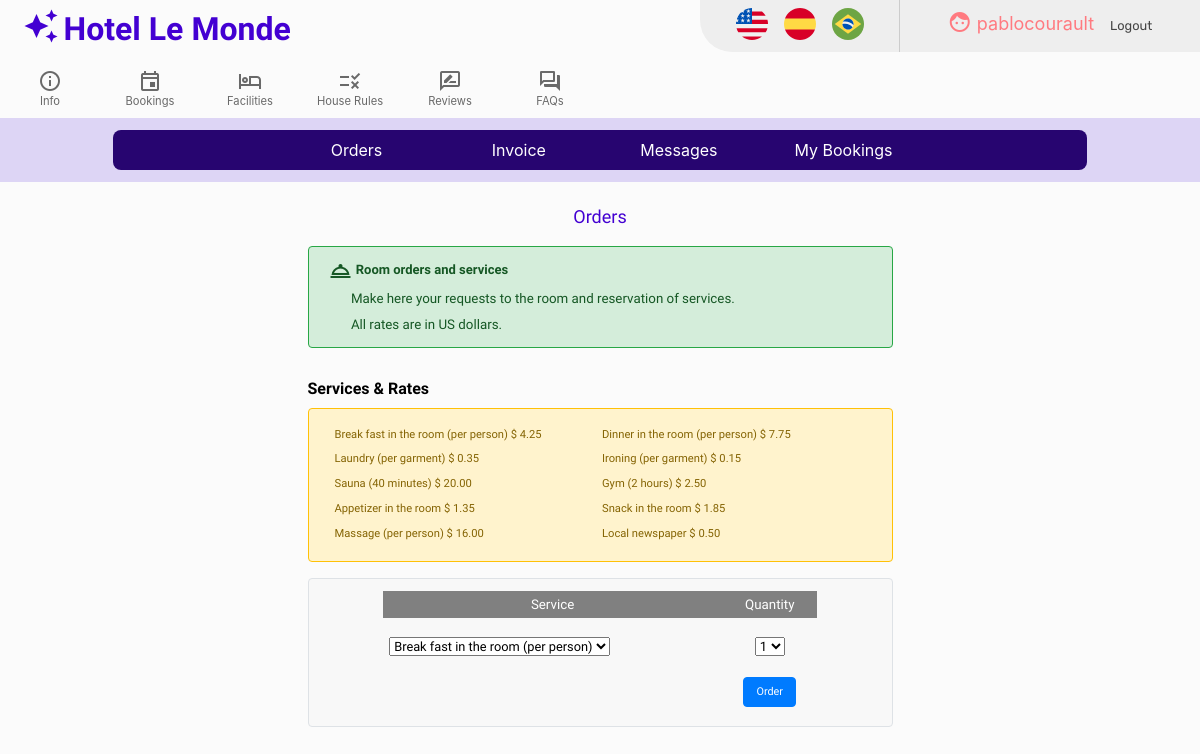
The app's page /orders (signed in) with its own data.
### hotel/models.py (models this page shows, shortened)
class User(AbstractUser):
       def __str__(self):
        return f"{self.username}"

class Services(models.Model):
       description = models.CharField(max_length=64, blank=False)
       description_es = models.CharField(max_length=64, blank=False)
       description_pt = models.CharField(max_length=64, blank=False)
       message = models.CharField(max_length=512, blank=False, default='Service request received')
       message_es = models.CharField(max_length=512, blank=False, default='Solicitud recibida')
       message_pt = models.CharField(max_length=512, blank=False, default='Pedido recebido')
       rate = models.DecimalField(blank=False, max_digits=6, decimal_places=2)

### hotel/views.py (the view)
# urls.py: path("orders", views.orders, name="orders"),
@csrf_exempt
@login_required
def orders(request):
    current_services = Services.objects.all().exclude(description='Rooms')
    is_guest = Guests.objects.filter(guest=request.user).exists()
    return render(request, "hotel/orders.html", {'current_services': current_services,
                                                 'is_guest': is_guest})

### hotel/templates/hotel/orders.html (shortened to what this page needs)
{% extends "hotel/layout.html" %}
{% load i18n %}
{% load static %}
{% block body %}
<div class="row">
    <div class="col-lg-12 col-sm-12 orders-title">
    {% translate 'Orders' %}
    </div>
</div>
<div class="row">
    <div class="col-lg-3 col-sm-12">
    </div>
    <div class="col-lg-6 col-sm-12">
     <div class="alert alert-success border border-success orders-info">
       <div class="orders-info-strong">
        <i class="material-icons-outlined orders-info-icon" id="orders-icon">room_service</i>
             {% translate 'Room orders and services' %} </div>
       <div class="orders-info-normal"> {% translate 'Make here your requests to the room and reservation of services.' %} </div>
       <div class="orders-info-normal"> {% translate 'All rates are in US dollars.' %} </div>
      </div>
     <div class="orders-rates-title">
        {% translate 'Services & Rates' %}
     </div>
     <div class="alert alert-warning border border-warning booking-info">
            <div class="orders-grid">
              {% get_current_language as LANGUAGE_CODE %}
              {% for service in current_services %}
              <div class="orders-grid-item">
                {% if LANGUAGE_CODE == 'en' %}
                {{ service.description }}
                {% endif %}
                $ {{service.rate}}</div>
              {% endfor %}
            </div>
      </div>
      {% if is_guest %}
      <div class="alert border" id="orders-div">
        <table id="orders-table">
          <thead>
            <tr>
              <th scope="col">{% translate 'Service' %}</th>
              <th scope="col">{% translate 'Quantity' %}</th>
            </tr>
          </thead>
          <tbody>
            <tr><td></td><td></td></tr>
            <tr>
              <td>
                {% if user.is_authenticated %}
                 <select id="orders-select">
                  {% for service in current_services %}
                    <option value='{{ service.id }}'>
                                  {% if LANGUAGE_CODE == 'en' %}
                                  {{ service.description }}
                                  {% endif %}
                    </option>
                  {% endfor %}
                 </select>
                {% endif %}
              </td>
              <td>
                <select id="orders-amount">
                  <option value='1'>1</option>
                </select>
            </td>
            </tr>
            <tr>
              <td> </td>
              {% if user.is_authenticated %}
              <td> <button type="button" id="btn-orders" class="btn btn-primary btn-orders" > {% translate 'Order' %} </button></td>
              {% endif %}
            </tr>
          </tbody>
        </table>
      </div>
      {% else %}
      <div class="alert alert-danger border border-danger orders-terms">
        &bull;&nbsp;{% translate 'You must Check-In in order to use the services.' %}
      </div>
      {% endif %}
    </div>
    <div class="col-lg-3 col-sm-12">
    </div>
 </div>
{% endblock %}

### hotel/templates/hotel/layout.html (shortened to what this page needs)
{% load static %}
{% load i18n %}
<!DOCTYPE html lang="en">
<html>
    <head>
        <link rel="stylesheet" href="https://stackpath.bootstrapcdn.com/bootstrap/4.4.1/css/bootstrap.min.css">
        <link href="{% static 'hotel/styles.css' %}" rel="stylesheet">
    </head>
    <body>
        <div class="container-fluid" id="container-header-div">
            <div class="row cabecera">
                <div class="col-lg-4 col-sm-6">
                    <a href="{% url 'index' %}" ><i class="material-icons" id="logo">auto_awesome</i>
                    <text class="logo">Hotel Le Monde</text></a>
                </div>
                <div class="col-lg-3 col-sm-12" id="space-div">
                </div>
                <div  class="col-lg-2 col-sm-6" id="autogestion-bar-div">
                    <span class="autogestion-item">
                     <form action="{% url 'set_language' %}" method="post" class="language">{% csrf_token %}
                           <input type="image" name="submit" src="/static/images/usc.svg" />
                     </form>
                    </span>
                    <span class="autogestion-item">
                    <form action="{% url 'set_language' %}" method="post" class="language">{% csrf_token %}
                            <input type="image" name="submit" src="/static/images/esc.svg" />
                    </form>
                    </span>
                    <span class="autogestion-item">
                    <form action="{% url 'set_language' %}" method="post" class="language">{% csrf_token %}
                            <input type="image" name="submit" src="/static/images/brc.svg" />
                    </form>
                    </span>
                </div>
                <div  class="col-lg-3 col-sm-12" id="name-actions-div">
                {% if user.is_authenticated %}
                    <div id="user-authenticated">
                    <span class="autogestion-item">
                        <i class="material-icons icono"> face </i> {{ user.username }}
                    </span>
                    </div>
                {% endif %}
                {% if user.is_authenticated %}
                    <span class="autogestion-item">
                        <a href="{% url 'logout' %}">{% translate 'Logout' %}</a>
                    </span>
                {% endif %}
            </div>
        </div>
        <div class="row cabecera" id="header-info-row">
            <div class="col-lg-1 col-sm-3 header-info-col">
                <a href="{% url 'info' %}">
                <div class="header-info-links">
                <div class="material-icons-outlined header-info-icons">info</div>
                <div>{% translate 'Info' %}</div>
                </div>
                </a>
            </div>
            <div class="col-lg-1 col-sm-3 header-info-col">
                <a href="{% url 'bookings' %}">
                <div class="header-info-links">
                <div class="material-icons-outlined header-info-icons">event</div>
                <div>{% translate 'Bookings' %}</div>
                </div>
                </a>
            </div>
            <div class="col-lg-1 col-sm-3 header-info-col">
                <a href="{% url 'facilities' %}">
                <div class="header-info-links">
                <div class="material-icons-outlined header-info-icons">hotel</div>
                <div>{% translate 'Facilities' %}</div>
                </div>
                </a>
            </div>
            <div class="col-lg-1 col-sm-3 header-info-col">
                <a href="{% url 'houserules' %}">
                <div class="header-info-links">
                <div class="material-icons-outlined header-info-icons">rule</div>
                <div>{% translate 'House Rules' %}</div>
                </div>
                </a>
            </div>
            <div class="col-lg-1 col-sm-3 header-info-col">
                <a href="{% url 'reviews' %}">
                <div class="header-info-links">
                <div class="material-icons-outlined header-info-icons">rate_review</div>
                <div>{% translate 'Reviews' %}</div>
                </div>
                </a>
            </div>
            <div class="col-lg-1 col-sm-3 header-info-col">
                <a href="{% url 'faqs' %}">
                <div class="header-info-links">
                <div class="material-icons-outlined header-info-icons">question_answer</div>
                <div>{% translate 'FAQs' %}</div>
                </div>
                </a>
            </div>
        </div>
        <div class="row cabecera" id="header-option-row">
            <div class="col-lg-12 col-sm-12 header-options-col">
                {% if user.is_authenticated %}
                <div class="row">
                <div class="col-lg-2 sm-4 header-options-col-item" id="col-item-1"></div>
                <div class="col-lg-2 sm-4 header-options-col-item" id="col-item-2"><a href="{% url 'orders' %}" class="header-bookings-link">{% translate 'Orders' %}</a></div>
                <div class="col-lg-2 sm-4 header-options-col-item" id="col-item-3"><a href="{% url 'invoice' %}" class="header-bookings-link">{% translate 'Invoice' %}</a></div>
                <div class="col-lg-2 sm-4 header-options-col-item" id="col-item-4"><a href="{% url 'messages' %}" class="header-bookings-link">{% translate 'Messages' %}</a>&nbsp;<sup id="messages-unreaded"></sup></div>
                <div class="col-lg-2 sm-4 header-options-col-item" id="col-item-5"><a href="{% url 'mybookings' %}" class="header-bookings-link">{% translate 'My Bookings' %}</a></div>
                <div class="col-lg-2 sm-4 header-options-col-item" id="col-item-6"></div>
                </div>
                {% endif %}
            </div>
        </div>
            {% block body %}
            {% endblock %}
        </div>
    </body>
</html>

### hotel/static/hotel/styles.css (style rules this page uses)
body { background-color: #FBFBFB !important; padding: 0; overflow-x: hidden; overflow-y: scroll; }
#container-header-div { padding: 0 }
.cabecera { justify-content:baseline; padding: 0 0 8px; margin: 0; align-items: stretch; }
#logo { cursor: pointer; color: #4300D2; font-size: 36px; vertical-align:text-bottom; padding: 8px 0 0 8px; }
.logo { font-family: 'Comfortaa', cursive; font-size: xx-large; font-weight: bold; cursor: pointer; color: #4300D2; }
.icono { vertical-align:text-bottom; }
#logo-div, #space-div, #name-actions-div { padding-top: 8px; }
@media only screen and (min-width: 768px) { #autogestion-bar-div { background-color: #EEE; border-bottom-left-radius: 32px; border-right: solid 1px #cccccc; padding-right: 8px; padding-left: 8px; display: inline-flex; justify-content: center; height: 52px; } }
#name-actions-div { background-color: #EEE; display: inline-flex; justify-content: center; height: 52px; }
.autogestion-item { padding: 8px 8px; }
.autogestion-item a { font-family: 'Rubik', sans-serif; font-size:0.8rem; color: #444; }
.autogestion-item input[type="image"] { padding-right: 16px; height: 32px; }
#user-authenticated { padding-top: 2px; font-size: large; color: #FF7A80; }
.language { height: 32px; width: 32px; display: block; cursor: pointer; }
#header-info-row { padding-top: 8px; }
.header-info-links { display:block; font-size: 0.7rem; text-align: center; color: dimgray; }
.header-info-icons { font-size: 24px; }
.header-options-col { background-color: #DDD5F5; padding: 12px 128px; }
.header-options-col-item { font-size: 16px; font-weight: normal; color: white; background-color: #270570; text-align: center; padding: 8px 0; cursor: pointer; }
a.header-bookings-link { color: white; }
@media only screen and (min-width: 768px) { #col-item-1 { border-top-left-radius: 8px; border-bottom-left-radius: 8px; } }
@media only screen and (min-width: 768px) { #col-item-6 { border-top-right-radius: 8px; border-bottom-right-radius: 8px; } }
.booking-title, .orders-title, .invoice-title, .messages-title, .reviews-title { font-family: 'Comfortaa', cursive; font-size: large; font-weight: normal; color: #4300D2; text-align: center; padding-top: 0.8rem; padding-bottom: 1rem; }
.booking-info, .orders-info { font-family: 'Comfortaa', cursive; }
.booking-info-strong, .orders-info-strong { font-weight: bolder; font-size:small; }
.booking-info-normal, .orders-info-normal { font-weight:lighter; font-size: smaller; padding-top: 0.4rem; padding-left: 1.4rem; }
.booking-availability-title, .orders-rates-title { font-family: 'Comfortaa', cursive; font-size: medium; font-weight: bold; color: black; text-align: left; padding-top: 0.8rem; padding-bottom: 0.4rem; }
.booking-btn, .btn-orders { font-size: smaller; margin-top: 8px; }
#orders-icon { vertical-align: middle; }
.orders-grid { display: grid; padding: 4px; grid-column-gap: 0px; grid-row-gap: 4px; grid-template-columns: 50% 50%; align-items: left; }
.orders-grid-item { font-size: 0.7rem; padding: 2px; text-align: left; }
#orders-div { background: #F8F8F8; }
#orders-select { font-family: 'Comfortaa', cursive; font-size: 0.8rem; font-weight: normal; }
#orders-table { table-layout:auto; border-style: none; border-collapse: collapse; width: 80%; margin-left: 10%; }
#orders-table thead th { font-family: 'Comfortaa', cursive; font-size: smaller; font-weight: normal; padding: 0.4rem; text-align: center; color: white; background-color: grey }
#orders-table tbody td { font-family: 'Comfortaa', cursive; font-size: small; font-weight: normal; padding: 0.4rem; text-align: center; color: #444 }
#orders-table tbody td:first-child { text-align: left; font-size: smaller; }

### records on screen
User: username "pablocourault"
Services: description "Break fast in the room (per person)", rate "4.25"
Services: description "Dinner in the room (per person)", rate "7.75"
Services: description "Laundry (per garment)", rate "0.35"
Services: description "Ironing (per garment)", rate "0.15"
Services: description "Sauna (40 minutes)", rate "20.00"
Services: description "Gym (2 hours)", rate "2.50"
Services: description "Appetizer in the room", rate "1.35"
Services: description "Snack in the room", rate "1.85"
Services: description "Massage (per person)", rate "16.00"
Services: description "Local newspaper", rate "0.50"

### other values on screen
form field value "Break fast in the room (per person)"
